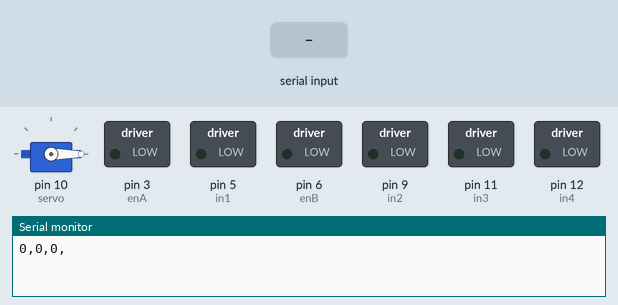
A sketch run on a simulated Arduino Mega 2560, built with avr-gcc and run on an emulated ATmega2560. On the bench: servo, switched loads named in the sketch (green lamp = pin HIGH), the last lines printed to the serial monitor. The test bench sets the inputs (shaded band).

Above: at 1.2 s.
1.3 s: "e" received over the second serial link
At 3.25 s:
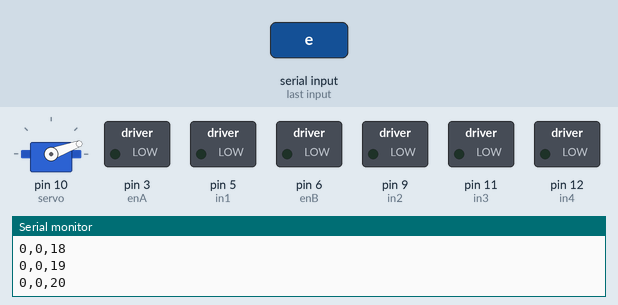
4.3 s: "s" received over the second serial link
5.8 s: "w" received over the second serial link
At 6.2 s:
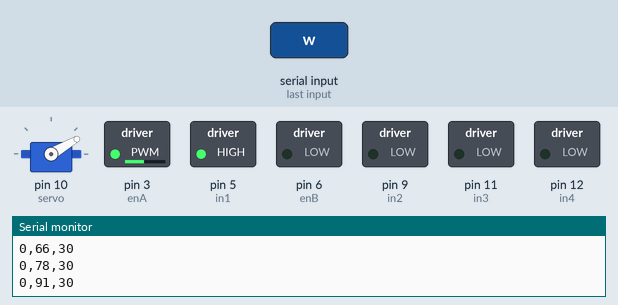
7.3 s: "s" received over the second serial link
At 8.0 s:
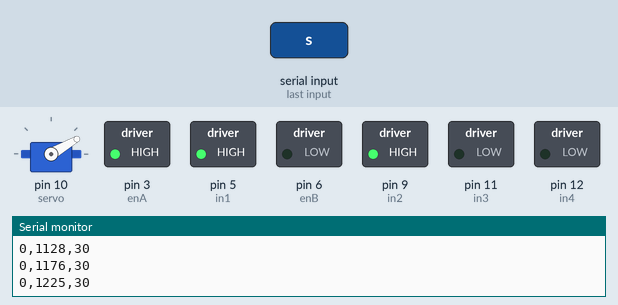
8.8 s: "d" received over the second serial link
At 12.4 s:
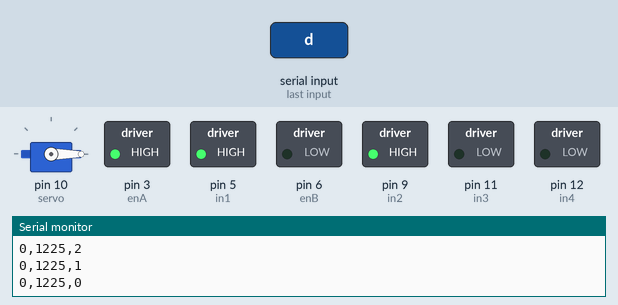
Timing chart, 0 to 12.8 s (numbered marks = the images above; inputs shaded):
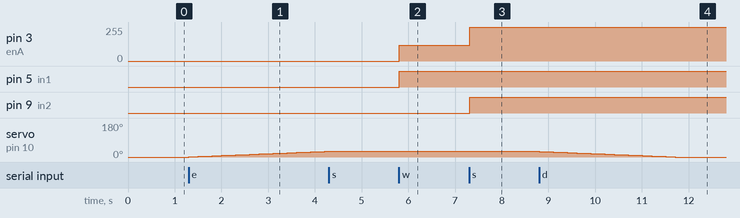

The sketch:

final_final.ino
```cpp
#include <Servo.h>

#define rx0 0
#define tx0 1

#define rx1 19
#define tx1 18

char c[10] ;
char c1[10] ;
int j = 0;

Servo servo;

int pos = 0;  // Stores the position (angle) of the servo. Range is [0, 180].
int pos1 = 0; // Stores the position (angle) of the DC motor 1. Range is [0, 360].
int pos2 = 0; // Stores the position (angle) of the DC motor 2. Range is [0, 360].

int enA = 3;
int in1 = 5;
int in2 = 9;
int enB = 6;
int in3 = 11;
int in4 = 12;

void setup() {
  Serial.begin(9600);
  Serial1.begin(9600);
  servo.attach(10);  // Attaches the servo on pin 9 to the servo object.
  servo.write(0);  // Resets the position.

  // DC motor control pins --> output :
  pinMode(enA, OUTPUT);
  pinMode(enB, OUTPUT);
  pinMode(in1, OUTPUT);
  pinMode(in2, OUTPUT);
  pinMode(in3, OUTPUT);
  pinMode(in4, OUTPUT);

  pinMode(tx0, OUTPUT);
  pinMode(rx0, INPUT);

  pinMode(tx1, OUTPUT);
  pinMode(rx1, INPUT);

  Serial.write("0,0,0,");
  Serial.println();
}

void loop() {

if (Serial1.available()) {  // Returns true if there is serial input.

    char ch = Serial1.read();
    //servo motor clockwise
    switch (ch) {
    case 'e' :
      for (int i = 0; i <= 180; i++) {
      // Make sure not to exceed the mechanical limitation.
      if (pos < 180) {
        pos += 1;
        servo.write(pos);
        Serial.print(pos2); Serial.print(","); Serial.print( pos1 ); Serial.print(","); Serial.print(pos); Serial.println();
        delay (100) ;
        char ch = Serial1.read();
        if (ch == 's') {goto out ; }
      }
      }
    break ;

   //servo motor anti clockwise
   case 'd' :
    for (int i = 0; i <= 180; i++) {
      // Make sure not to exceed the mechanical limitation.
      if (pos > 0) {
        pos -= 1;
        servo.write(pos);
        Serial.print(pos2); Serial.print(","); Serial.print( pos1 ); Serial.print(","); Serial.print(pos); Serial.println();
        delay (100) ;
        char ch = Serial1.read();
        if (ch == 's') {goto out ; }
      }
      }
    break ;

    //DC motor 1 clockwise
    case 'w' :
    for (int i = 0; i <= 360; i++) {
     pos1 = pos1 + (i) ;
     motor_1_forward ();
     Serial.print(pos2); Serial.print(","); Serial.print( pos1 ); Serial.print(","); Serial.print(pos); Serial.println();
     delay (30) ;
     char ch = Serial1.read();
     if (ch == 's') {motor_1_break (); goto out ; }
    }
    break ;

    //DC motor 1 anti clockwise
    case 'q' :
    for (int i = 0; i <= 360; i++) {
     pos1 = pos1 - (i) ;
     motor_1_backword ();
     Serial.print(pos2); Serial.print(","); Serial.print( pos1 ); Serial.print(","); Serial.print(pos); Serial.println();
     delay (30) ;
     char ch = Serial1.read();
     if (ch == 's') {motor_1_break (); goto out ; }
    }
    break ;

    //DC motor 2 clockwise
    case 'v' :
    for (int i = 0; i <= 360; i++) {
     pos2 = pos2 - i ;
     motor_2_forward();
     Serial.print(pos2); Serial.print(","); Serial.print( pos1 ); Serial.print(","); Serial.print(pos); Serial.println();
     delay (20) ;
     char ch = Serial1.read();
     if (ch == 's') {motor_2_break (); goto out ; }
    }
    break ;

    //DC motor 2 anti clockwise
    case 'c' :
    for (int i = 0; i <= 360; i++) {
     pos2 = pos2 + i ;
     motor_2_backword ();
     Serial.print(pos2); Serial.print(","); Serial.print( pos1 ); Serial.print(","); Serial.print(pos); Serial.println();
     delay (20) ;
     char ch = Serial1.read();
     if (ch == 's') {motor_2_break (); goto out ; }
    }
    break ;

    out :

    delay(50);
  }

}
}

void motor_1_forward () {

  digitalWrite(in1, HIGH);
  digitalWrite(in2, LOW);
  // Set speed to 100 out of possible range 0~255

  analogWrite(enA, 120);
}


void motor_1_backword () {
  // Turn on Motor A
  digitalWrite(in1, LOW);
  digitalWrite(in2, HIGH);
  // Set speed to 100 out of possible range 0~255

  analogWrite(enA, 120);
}

void motor_1_break () {

  digitalWrite(in1, HIGH);
  digitalWrite(in2, HIGH);
  // Set speed to 100 out of possible range 0~255

  analogWrite(enA, 255);
}

void motor_2_forward(){

  digitalWrite(in3,HIGH);
  digitalWrite(in4,LOW);
  // Set speed to 100 out of possible range 0~255

  analogWrite(enB, 100);
}


void motor_2_backword () {

  digitalWrite(in3,LOW);
  digitalWrite(in4,HIGH);
  // Set speed to 100 out of possible range 0~255

  analogWrite(enB, 100);
}

void motor_2_break () {
  // Turn on Motor A
  digitalWrite(in3, HIGH);
  digitalWrite(in4, HIGH);
  // Set speed to 100 out of possible range 0~255

  analogWrite(enB, 255);
}
```

Measured:
- after the input at 1.3 s, servo on pin 10 (servo): moves from 0° to 30° over 2.9 s, starting at once
- after the input at 4.3 s, servo on pin 10 (servo): stays 30° (without the input it goes to 31° after 0.01 s)
- after the input at 5.8 s, pin 3 (enA): 0/255 → 120/255 at once; pin 5 (in1): LOW → HIGH at once
- after the input at 7.3 s, pin 3 (enA): 120/255 → 255/255 at once; pin 9 (in2): LOW → HIGH at once
- after the input at 8.8 s, servo on pin 10 (servo): moves from 30° to 0° over 2.9 s, starting at once
